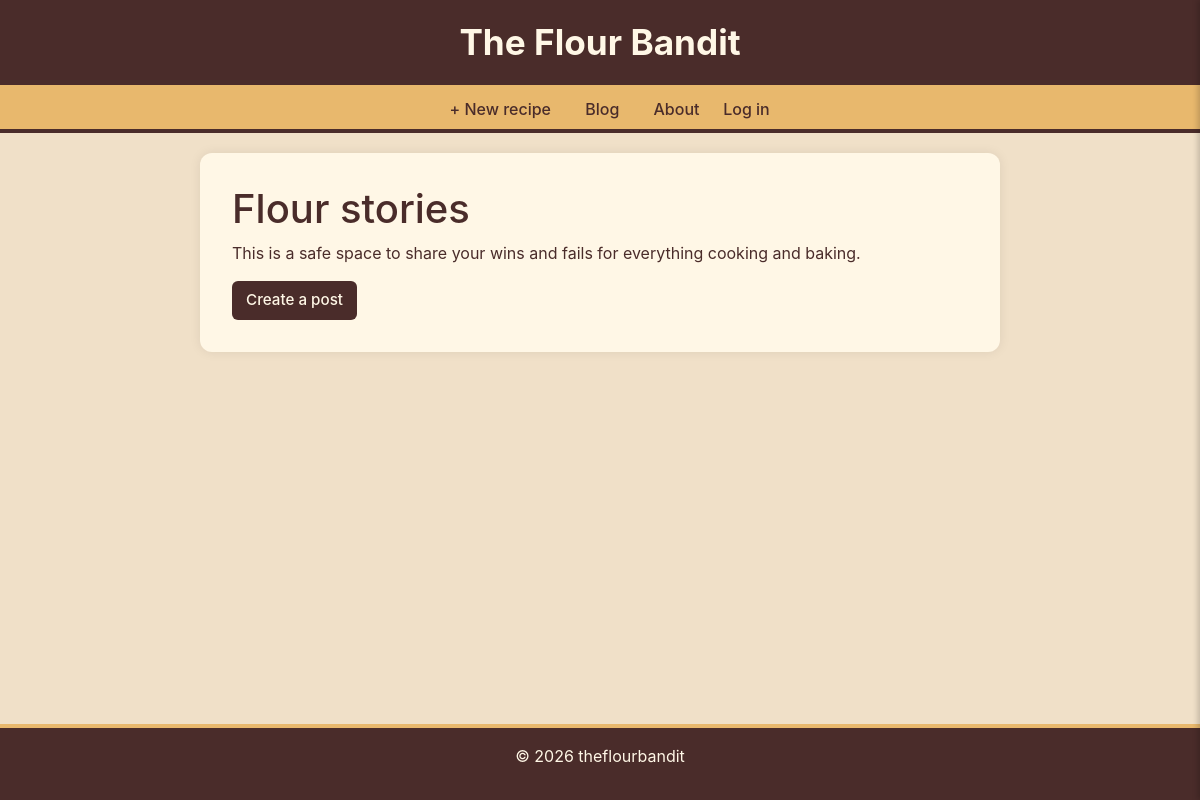
The app's page /posts/, older data.
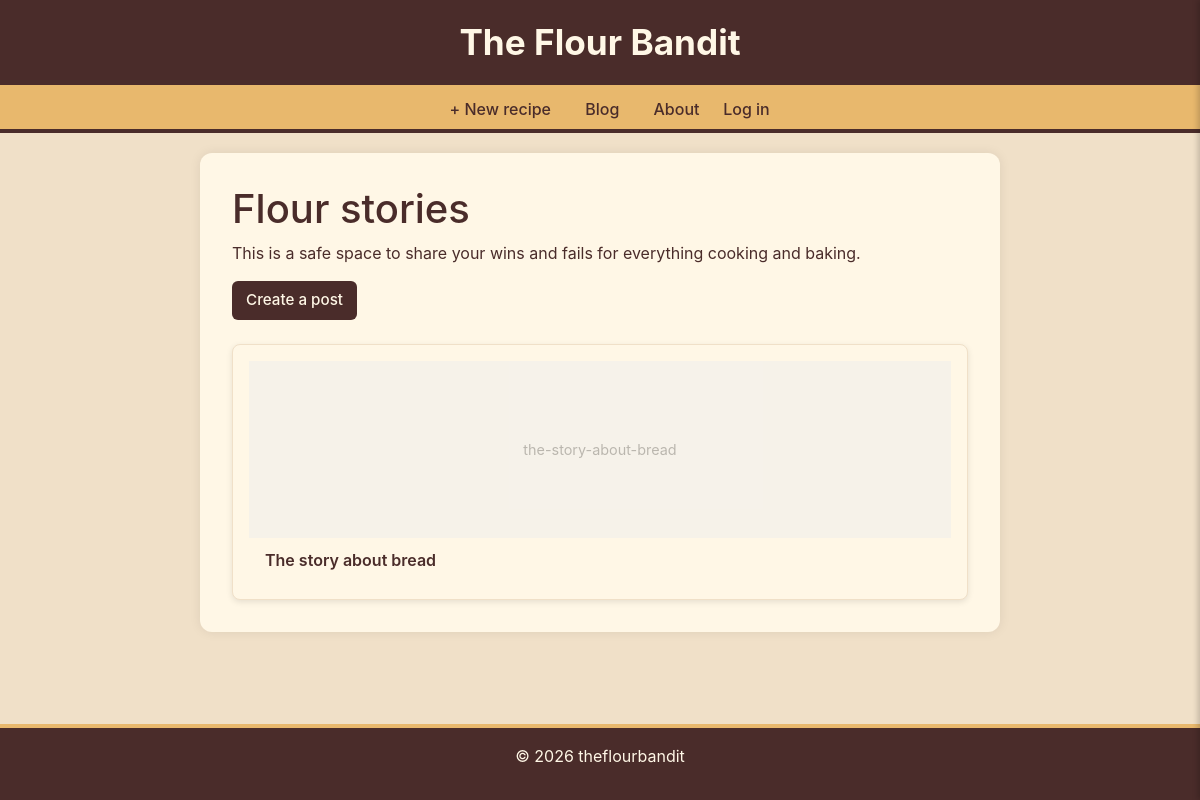
The same page, newer data.
### myrecipejournal/models.py (models this page shows, shortened)
class Post(models.Model):
    owner = models.ForeignKey(User,on_delete=models.CASCADE, related_name='posts')
    profile= models.ForeignKey(Profile, related_name="post", on_delete=models.CASCADE)
    title = models.CharField(max_length=200)
    slug = models.SlugField(unique=True, blank=True)
    image= models.ImageField(upload_to="post_photos/", blank=True, null=True)
    sub_title = models.CharField(max_length=200, blank=True, null=True)
    paragraph = models.TextField(max_length=500)
    published = models.DateTimeField(auto_now_add = True)
    class Meta:
        ordering = ["-published"]

### myrecipejournal/views.py (the view)
# urls.py: path('posts/', views.post_list, name="post_list"),
def post_list(request):
    posts = Post.objects.all()
    return render(request, "myrecipejournal/post_list.html", {"posts": posts})

### myrecipejournal/context_processors.py (called while the page is built)
def global_context(request):
    if request.user.is_authenticated:
        return {
            "logged_in": True,
            "name": request.user.username,
        }
    else:
        return {
            "logged_in": False,
            "name": "foodie",
        }

### myrecipejournal/templates/myrecipejournal/post_list.html (shortened to what this page needs)
{% extends './base.html' %}
{% load static %}
{% block content %}
<link rel="stylesheet" href="{% static 'myrecipejournal/css/blog.css' %}">
<div class="posts-page">
    <h1>Flour stories</h1>
    <p>This is a safe space to share your wins and fails for everything cooking and baking.</p>
    <a href="{% url 'post_create' %}" class="btn btn-primary">Create a post</a>
    {% if posts %}
    <div class="posts-grid">
        {% for post in posts %}
                <a href="{% url 'post_detail' post.slug %}" class="post-card">
                    {% if post.image %}
                        <div class="post-card-photo">
                            <img src="{{ post.image.url }}" alt="{{ post.title}}">
                        </div>
                        <div class="post-card-body">
                            <h3 class="post-card-title">{{ post.title}}</h3>
                            <p class="post-card-desc">
                                <strong>{{ post.owner.username}}</strong> {{ post.paragraph| truncatechars:180}}
                            </p>
                        </div>
                    {% else %}
                        <div class="post-card-photo placeholder">
                            {{post.slug}}
                        </div>
                        <div class="post-card-body">
                            <h3 class="post-card-title">{{ post.title}}</h3>
                        </div>
                    {% endif %}
                </a>
        {% endfor %}
    </div>
    {% endif %}
</div>
{% endblock %}

Row changes from the older to the newer data that the page shows:
added Post: slug "the-story-about-bread", title "The story about bread"
